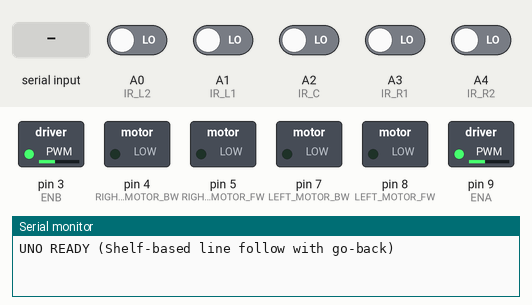
This sketch was run on a simulated Arduino Uno, built with avr-gcc and run on an emulated ATmega328P. Shown: switched loads named in the sketch (green lamp = pin HIGH), the last lines printed to the serial monitor. The test bench sets the inputs (shaded band); at power-on: A0 (IR_L2), A1 (IR_L1), A2 (IR_C), A3 (IR_R1), A4 (IR_R2) LOW.

Above: at 1.2 s.
1.3 s: "90,45\n" received over the second serial link
At 1.7 s:
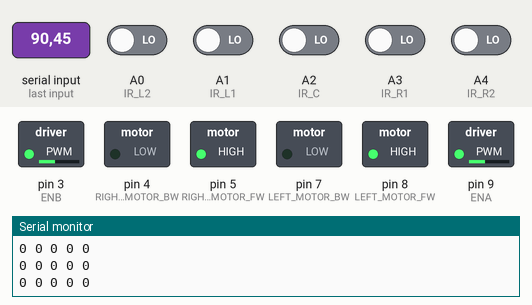
2.8 s: A2 (IR_C) driven HIGH
At 3.2 s:
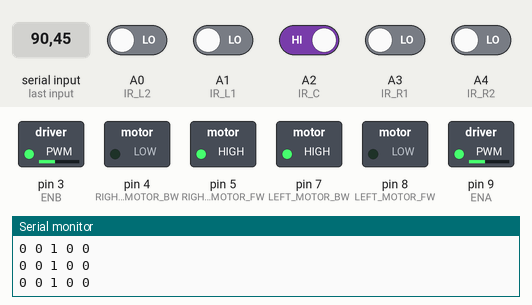
4.3 s: A2 (IR_C) driven LOW
At 5.5 s:
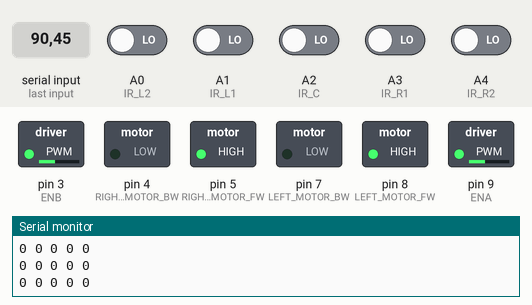
5.8 s: "BACK\n" received over the second serial link
At 6.6 s:
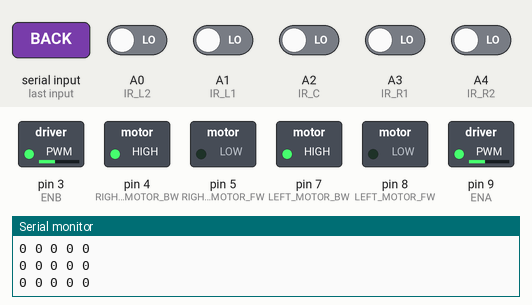
7.3 s: "30,150\n" received over the second serial link
At 7.9 s:
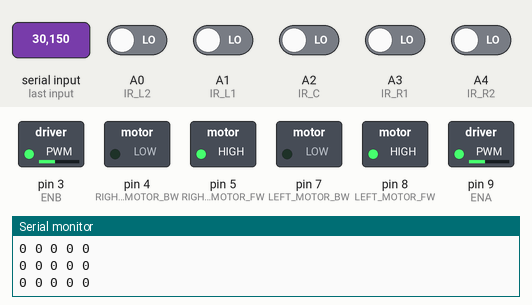
Timing chart, 0 to 9.8 s (numbered marks = the images above; inputs shaded):
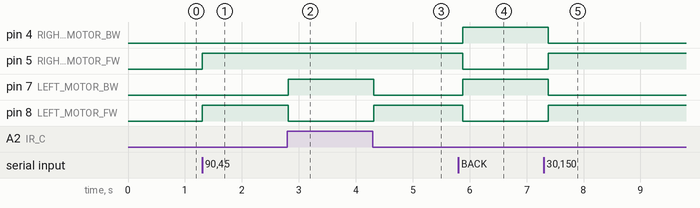

The sketch:

arduino_uno.ino
```cpp
#include <SoftwareSerial.h>

// ================= ESP32 LINK =================
// ESP32 TX (GPIO17) -> UNO D10
// ESP32 GND -> UNO GND
SoftwareSerial espLink(10, 11); // RX=10, TX=11

// ================= LINE SENSORS =================
#define IR_L2 A0
#define IR_L1 A1
#define IR_C  A2
#define IR_R1 A3
#define IR_R2 A4

// ================= MOTORS (L298N) =================
#define LEFT_MOTOR_FW   8
#define LEFT_MOTOR_BW   7
#define RIGHT_MOTOR_FW  5
#define RIGHT_MOTOR_BW  4
#define ENA 9   // PWM
#define ENB 3   // PWM

int baseSpeed = 100;

// ================= SHELF CONTROL =================
bool running = false;          // line following active?
bool goingBack = false;        // returning to start?
int targetShelf = 0;           // shelf number received from ESP32
int stopCount = 0;             // how many stops passed so far

// Stop detection debounce (prevents counting the same stop many times)
bool inStop = false;

// ================= MOTOR HELPERS =================
void forward() {
  analogWrite(ENA, baseSpeed);
  analogWrite(ENB, baseSpeed);

  digitalWrite(LEFT_MOTOR_FW, HIGH);
  digitalWrite(LEFT_MOTOR_BW, LOW);
  digitalWrite(RIGHT_MOTOR_FW, HIGH);
  digitalWrite(RIGHT_MOTOR_BW, LOW);
}

void backward() {
  analogWrite(ENA, baseSpeed);
  analogWrite(ENB, baseSpeed);

  digitalWrite(LEFT_MOTOR_FW, LOW);
  digitalWrite(LEFT_MOTOR_BW, HIGH);
  digitalWrite(RIGHT_MOTOR_FW, LOW);
  digitalWrite(RIGHT_MOTOR_BW, HIGH);
}

void stopMotors() {
  analogWrite(ENA, baseSpeed);
  analogWrite(ENB, baseSpeed);

  digitalWrite(LEFT_MOTOR_FW, LOW);
  digitalWrite(LEFT_MOTOR_BW, LOW);
  digitalWrite(RIGHT_MOTOR_FW, LOW);
  digitalWrite(RIGHT_MOTOR_BW, LOW);
}

void turnLeft() {
  analogWrite(ENA, baseSpeed);
  analogWrite(ENB, baseSpeed);

  digitalWrite(LEFT_MOTOR_FW, LOW);
  digitalWrite(LEFT_MOTOR_BW, HIGH);   // left reverse
  digitalWrite(RIGHT_MOTOR_FW, HIGH);  // right forward
  digitalWrite(RIGHT_MOTOR_BW, LOW);
}

void turnRight() {
  analogWrite(ENA, baseSpeed);
  analogWrite(ENB, baseSpeed);

  digitalWrite(LEFT_MOTOR_FW, HIGH);   // left forward
  digitalWrite(LEFT_MOTOR_BW, LOW);
  digitalWrite(RIGHT_MOTOR_FW, LOW);
  digitalWrite(RIGHT_MOTOR_BW, HIGH);  // right reverse
}

// ================= SENSOR READ =================
void readSensors(bool &sL2, bool &sL1, bool &sC, bool &sR1, bool &sR2) {
  sL2 = digitalRead(IR_L2);
  sL1 = digitalRead(IR_L1);
  sC  = digitalRead(IR_C);
  sR1 = digitalRead(IR_R1);
  sR2 = digitalRead(IR_R2);

  // Debug print
  Serial.print(sL2); Serial.print(" ");
  Serial.print(sL1); Serial.print(" ");
  Serial.print(sC);  Serial.print(" ");
  Serial.print(sR1); Serial.print(" ");
  Serial.println(sR2);
}

// ================= STOP DETECTION =================
// Stops are 4 sensors wide — treat 4+ sensors detecting black as a stop marker
bool isStopMarker(bool sL2, bool sL1, bool sC, bool sR1, bool sR2) {
  // Assumption: LOW = black
  int blackCount = 0;
  if (sL2 == LOW) blackCount++;
  if (sL1 == LOW) blackCount++;
  if (sC  == LOW) blackCount++;
  if (sR1 == LOW) blackCount++;
  if (sR2 == LOW) blackCount++;

  return (blackCount >= 4);
}

// ================= LINE FOLLOW STEP (FORWARD) =================
void lineFollowStep(bool sL2, bool sL1, bool sC, bool sR1, bool sR2) {
  // Assumption: LOW = black line
  if (sC == LOW) {
    forward();
  } else if (sL1 == LOW || sL2 == LOW) {
    turnLeft();
  } else if (sR1 == LOW || sR2 == LOW) {
    turnRight();
  } else {
    stopMotors(); // lost line
  }
}

// ================= LINE FOLLOW STEP (BACKWARD) =================
// Mirrors the steering logic — left/right are swapped when reversing
void lineFollowStepBackward(bool sL2, bool sL1, bool sC, bool sR1, bool sR2) {
  if (sC == LOW) {
    backward();
  } else if (sR1 == LOW || sR2 == LOW) {
    // When reversing, drift to the right means steer left
    turnLeft();
  } else if (sL1 == LOW || sL2 == LOW) {
    // When reversing, drift to the left means steer right
    turnRight();
  } else {
    stopMotors(); // lost line
  }
}

// ================= ESP32 RECEIVE =================
void readShelfFromESP32() {
  if (!espLink.available()) return;

  String msg = espLink.readStringUntil('\n');
  msg.trim();
  if (msg.length() == 0) return;

  // "BACK" command — return to start
  if (msg == "BACK") {
    goingBack = true;
    running = true;
    stopCount = 0;
    inStop = false;
    Serial.println("GO BACK command received.");
    return;
  }

  // "STOP" command - stop the robot
  if (msg == "STOP") {
    running = false;
    stopMotors();
    Serial.println("STOP command received.");
    return;
  }

  int shelf = msg.toInt();
  if (shelf <= 0) {
    Serial.print("Invalid shelf msg: ");
    Serial.println(msg);
    return;
  }

  targetShelf = shelf;
  stopCount = 0;
  inStop = false;
  goingBack = false;
  running = true;

  Serial.print("Target shelf received: ");
  Serial.println(targetShelf);
}

// ================= FORWARD SHELF LOOP =================
void shelfLineFollowLoop() {
  bool sL2, sL1, sC, sR1, sR2;
  readSensors(sL2, sL1, sC, sR1, sR2);

  // 1) Detect stop markers
  bool stopNow = isStopMarker(sL2, sL1, sC, sR1, sR2);

  if (stopNow && !inStop) {
    inStop = true;
    stopCount++;
    Serial.print("STOP MARKER detected. Count = ");
    Serial.println(stopCount);
  }

  if (!stopNow && inStop) {
    inStop = false;
  }

  // 2) If reached target shelf -> stop
  if (stopCount >= targetShelf) {
    running = false;
    stopMotors();
    Serial.print("ARRIVED at shelf ");
    Serial.println(targetShelf);
    espLink.println(String("ARRIVED ") + targetShelf);
    return;
  }

  // 3) Otherwise continue line following forward
  lineFollowStep(sL2, sL1, sC, sR1, sR2);
}

// ================= GO BACK LOOP =================
// Reverses along the line, counting stop markers back to the start
void goBackLoop() {
  bool sL2, sL1, sC, sR1, sR2;
  readSensors(sL2, sL1, sC, sR1, sR2);

  // Detect stop markers while reversing
  bool stopNow = isStopMarker(sL2, sL1, sC, sR1, sR2);

  if (stopNow && !inStop) {
    inStop = true;
    stopCount++;
    Serial.print("BACK: stop marker passed. Count = ");
    Serial.println(stopCount);
  }

  if (!stopNow && inStop) {
    inStop = false;
  }

  // Arrived back at start when we've passed as many stops as the original shelf number
  if (stopCount >= targetShelf) {
    running = false;
    goingBack = false;
    stopMotors();
    Serial.println("RETURNED to start.");
    espLink.println("AT_START");
    return;
  }

  // Continue reversing along the line
  lineFollowStepBackward(sL2, sL1, sC, sR1, sR2);
}

// ================= SETUP =================
void setup() {
  pinMode(IR_L2, INPUT);
  pinMode(IR_L1, INPUT);
  pinMode(IR_C,  INPUT);
  pinMode(IR_R1, INPUT);
  pinMode(IR_R2, INPUT);

  pinMode(LEFT_MOTOR_FW, OUTPUT);
  pinMode(LEFT_MOTOR_BW, OUTPUT);
  pinMode(RIGHT_MOTOR_FW, OUTPUT);
  pinMode(RIGHT_MOTOR_BW, OUTPUT);
  pinMode(ENA, OUTPUT);
  pinMode(ENB, OUTPUT);

  Serial.begin(9600);
  espLink.begin(9600);

  stopMotors();
  Serial.println("UNO READY (Shelf-based line follow with go-back)");
}

// ================= LOOP =================
void loop() {
  // Always listen for new commands from ESP32
  readShelfFromESP32();

  if (running) {
    if (goingBack) {
      goBackLoop();       // reverse back to start
    } else {
      shelfLineFollowLoop(); // go forward to shelf
    }
  } else {
    stopMotors();
  }
}
```

Measured:
- after the input at 1.3 s, pin 5 (RIGHT_MOTOR_FW), pin 8 (LEFT_MOTOR_FW): LOW → HIGH at once
- after the input at 2.8 s, pin 7 (LEFT_MOTOR_BW): LOW → HIGH at once; pin 8 (LEFT_MOTOR_FW): HIGH → LOW at once
- after the input at 4.3 s, pin 7 (LEFT_MOTOR_BW): HIGH → LOW at once; pin 8 (LEFT_MOTOR_FW): LOW → HIGH at once
- after the input at 5.8 s, pin 4 (RIGHT_MOTOR_BW), pin 7 (LEFT_MOTOR_BW): LOW → HIGH after 0.08 s; pin 5 (RIGHT_MOTOR_FW), pin 8 (LEFT_MOTOR_FW): HIGH → LOW after 0.08 s
- after the input at 7.3 s, pin 4 (RIGHT_MOTOR_BW), pin 7 (LEFT_MOTOR_BW): HIGH → LOW after 0.08 s; pin 5 (RIGHT_MOTOR_FW), pin 8 (LEFT_MOTOR_FW): LOW → HIGH after 0.08 s
